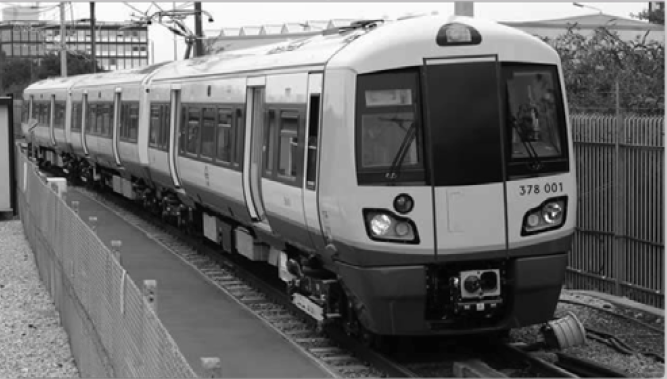
#> input picture img/03_train.png, 667 x 379 px, found by its file name
$ python 03_edge_canny.py
#> lines starting #> are read from the running program, lines starting #| are printed output that depends on the picture
# 03_edge_canny.py
import cv2
import numpy as np
import matplotlib.pyplot as plt

# Read the image in grayscale
img = cv2.imread(r'img\03_train.png', cv2.IMREAD_GRAYSCALE)
#> img: shape (379, 667); min 0, max 255, mean 104.6

# Apply Canny edge detector
canny = cv2.Canny(img, 50, 240)
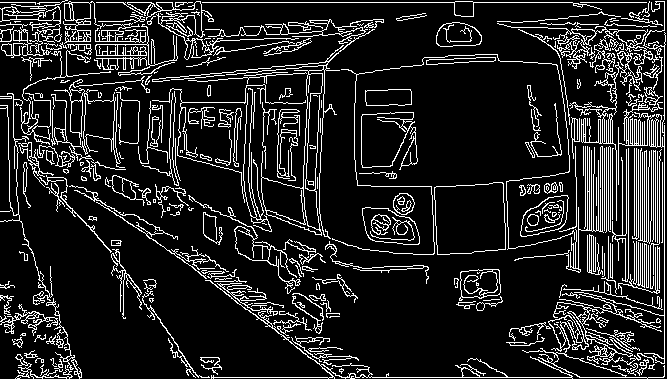
#> canny: shape (379, 667); 13.8% white in thin lines or dots

# Plot original and Canny result
titles = ['Original', 'Canny Edge Detection']
images = [img, canny]

plt.figure(figsize=(10, 4))
for i in range(2):
    plt.subplot(1, 2, i + 1)
    plt.imshow(images[i], cmap='gray')
    plt.title(titles[i])
    plt.axis('off')

plt.tight_layout()
plt.show()
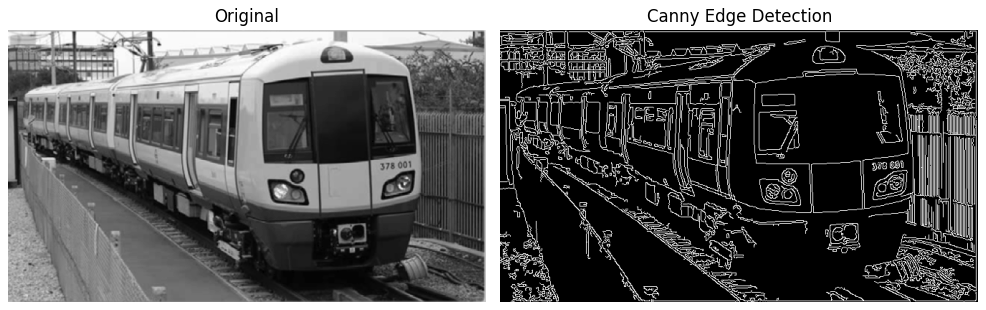
#> figure drawn by matplotlib, 2 panels

$ run again, with img/01.png copied over img/03_train.png
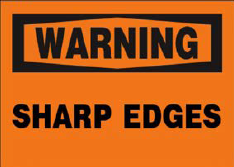
#> input picture img/01.png, 234 x 167 px, found by its file name
#> `canny = cv2.Canny(img, 50, 240)`:
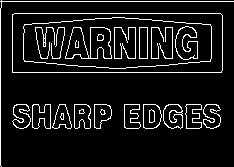
#> canny: shape (167, 234); 9% white in thin lines or dots
#> `plt.show()`:
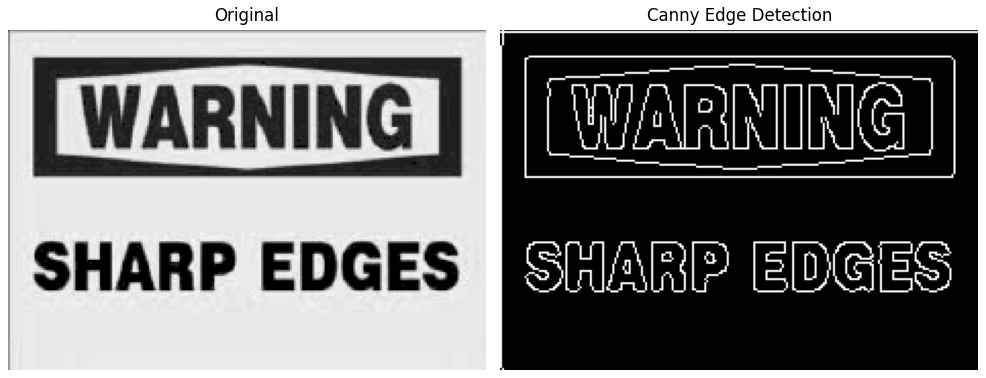
#> figure drawn by matplotlib, 2 panels

$ run again, with img/04_tree.png copied over img/03_train.png
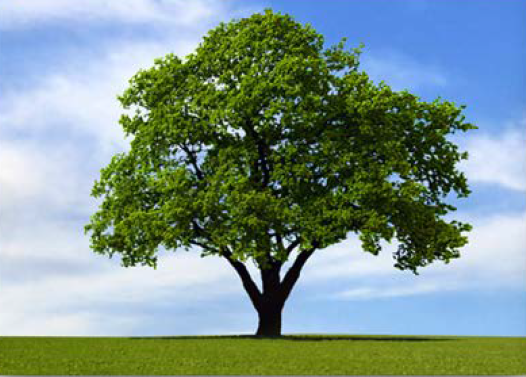
#> input picture img/04_tree.png, 526 x 377 px, found by its file name
#> `canny = cv2.Canny(img, 50, 240)`:
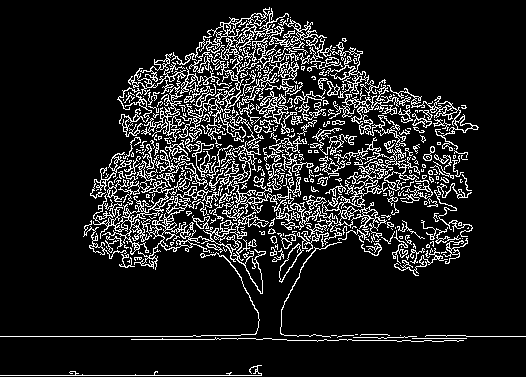
#> canny: shape (377, 526); 12.4% white in thin lines or dots
#> `plt.show()`:
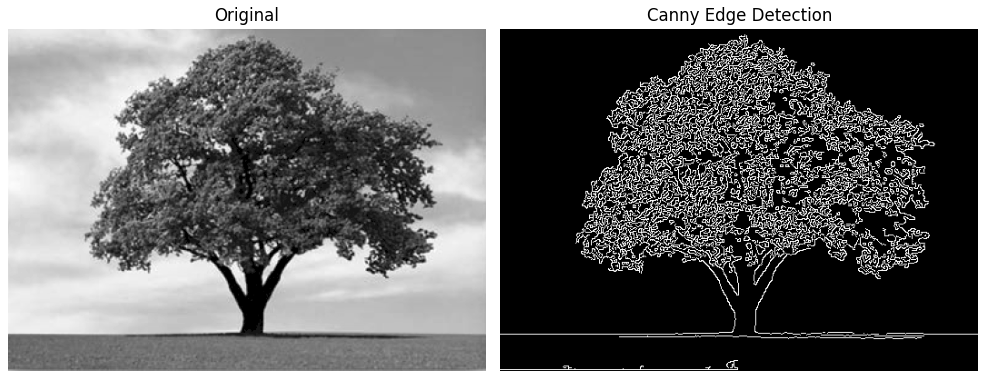
#> figure drawn by matplotlib, 2 panels
